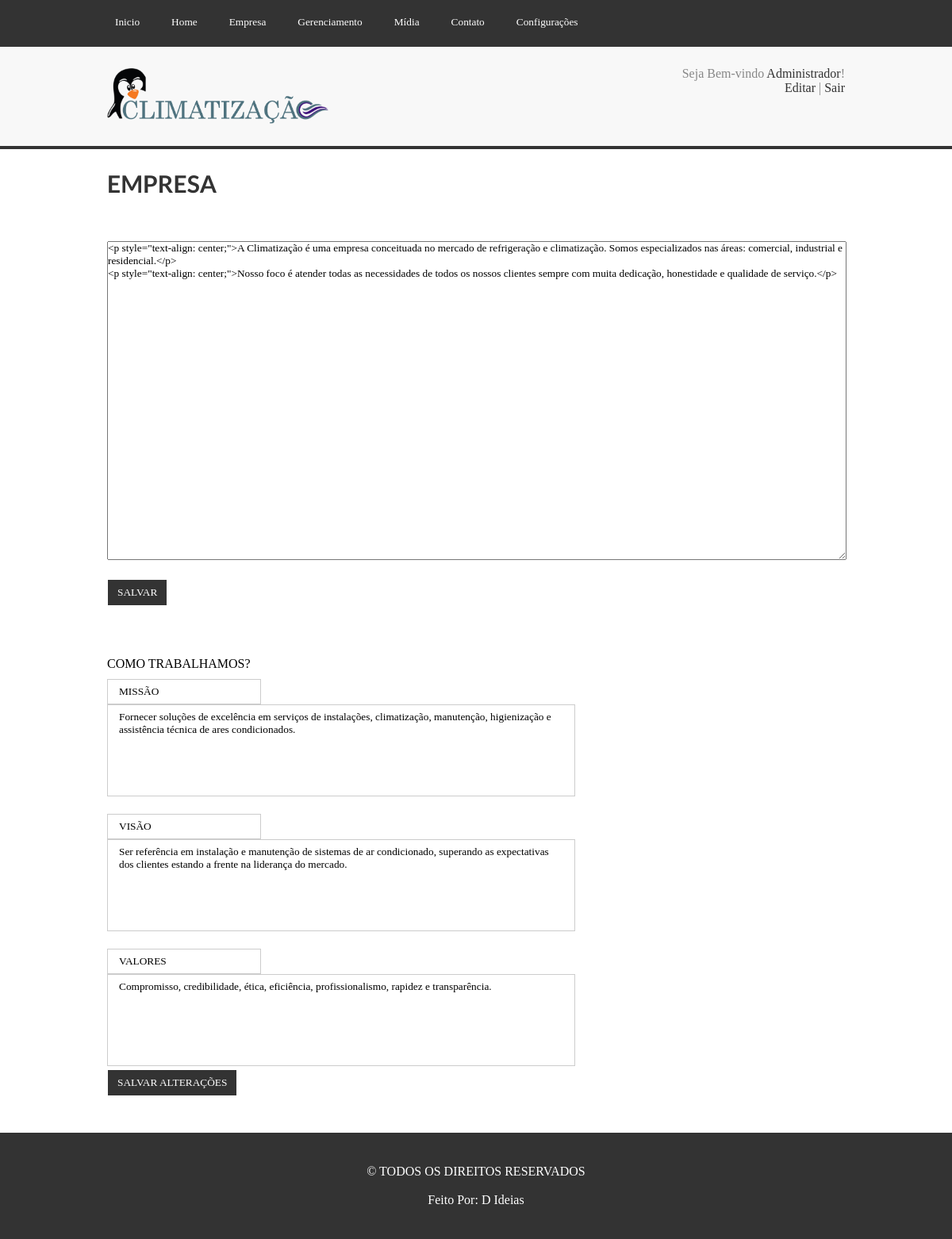
/cms/empresa.php?m=1 (signed in), run on the app's committed database.
### tables this page shows
CREATE TABLE `usuarios` (
  `id_us` int(11) NOT NULL,
  `nome_us` varchar(60) NOT NULL,
  `usuario_us` varchar(32) NOT NULL,
  `email_us` varchar(80) NOT NULL,
  `senha_us` char(40) NOT NULL
);

CREATE TABLE `textos` (
  `pagina` varchar(40) NOT NULL,
  `nome` varchar(40) NOT NULL,
  `conteudo` mediumtext NOT NULL,
  `titulo` varchar(120) NOT NULL DEFAULT 'Sem Titulo'
);

### cms/php/class/usuario.class.php (called while the page is built, shortened)
<?php
	class Usuario
	{
		function CarregarDados($conn, $id){
			$select = mysqli_query($conn, "SELECT * FROM usuarios WHERE id_us=$id");
			if(mysqli_num_rows($select)==1){
				$dados = mysqli_fetch_assoc($select);
				$this->nome = $dados['nome_us'];
			}else{
				return false;
			}
		}
	}
?>

### cms/php/class/textos.class.php (called while the page is built, shortened)
<?php
	class Texto
	{
		public function CarregarConteudo($conn, $pagina, $nome){
			$Select = mysqli_query($conn, "SELECT * FROM textos WHERE pagina='$pagina' AND nome='$nome'");
			$dados = mysqli_fetch_object($Select);
			$this->Conteudo = $dados->conteudo;
			$this->Titulo = $dados->titulo;
		}
	}
?>

### cms/includes/empresa.php (the view, shortened to what this page needs)
<section class="Centro CentroConteudo">
		<h2 class="TituloPagina">Empresa</h2>
		<form name="empresa" method="post" onsubmit="return SalvarTexto(this)">
			<div class="Linha">
			</div>
			<div class="Linha">
				<textarea name="empresa" class="tiny"><?php echo str_replace('&#39;', "'", str_replace('&#34;', '"', $Conteudo->Conteudo));?></textarea>
			</div>
			<div class="Linha">
				<input type="submit" value="Salvar" class="Btn"/><br/>
				<p class="Resp">&nbsp;</p>
			</div>
		</form>
		<br/><br/>
		<form name="politica" method="post" enctype="multipart/form-data" onsubmit="return Politica(this)">
			COMO TRABALHAMOS?
			<div class="Linha">
				<input type="text" name="titmissao" class="Campo" value="<?php echo $Missao->Titulo;?>" placeholder="Titulo Missão:"/><br/>
				<textarea name="txtmissao" class="Campo textarea" placeholder="Texto Missão:"><?php echo $Missao->Conteudo;?></textarea><br/><br/>
				<input type="text" name="titvisao" class="Campo" value="<?php echo $Visao->Titulo;?>" placeholder="Titulo Visão:"/><br/>
				<textarea name="txtvisao" class="Campo textarea" placeholder="Textos Visão:"><?php echo $Visao->Conteudo;?></textarea><br/><br/>
				<input type="text" name="titvalores" class="Campo" value="<?php echo $Valores->Titulo;?>" placeholder="Titulo Valores:"/><br/>
				<textarea name="txtvalores" class="Campo textarea" placeholder="Texto Valores:"><?php echo $Valores->Conteudo;?></textarea><br/>
				<input type="submit" value="Salvar Alterações" class="Btn"/><br/><br/>
				<p class="Resp2">&nbsp;</p>
			</div>
		</form>
</section>

### cms/includes/topo.php (shortened to what this page needs)
<?php
	include_once('php/class/usuario.class.php');
	$Usuario = new Usuario;
	$Usuario->CarregarDados($conn, $_SESSION['id']);
?>
		<nav>
			<section class="Centro">
				<ul class="ListaMenu">
					<li>
						<a href="index.php">
							<button class="BtnMenu">Inicio</button>
						</a>
					</li>
					<li>
						<a href="#"><button class="BtnMenu">Home</button></a>
					</li>
					<li>
						<a href="empresa.php?m=1"><button class="BtnMenu">Empresa</button></a>
					</li>
					<li>
						<a href="#"><button class="BtnMenu">Gerenciamento</button></a>
					</li>
					<li>
						<a href="#"><button class="BtnMenu">Mídia</button></a>
					</li>
					<li>
						<a href="contato.php?m=1"><button class="BtnMenu">Contato</button></a>
					</li>
					<li>
						<a href="#"><button class="BtnMenu">Configurações</button></a>
					</li>
				</ul>
				<div class="esp"></div>
			</section>
		</nav>
		<header>
			<section class="Centro">
				<a href="../index.php">
					<img src="../imagens/logo1.png" alt="" class="Logo"/>
				</a>
				<div class="TopoSair">
					Seja Bem-vindo <a href="config.php?m=3"><?php echo $Usuario->nome;?></a>!<br/>
					<a href="config.php?m=3">Editar</a> | <a href="php/sair.php">Sair</a>
				</div>
				<div class="esp"></div>
			</section>
		</header>

### cms/css/style.css (style rules this page uses)
* { padding: 0; margin: 0; font-family: "Century Gothic"; outline: none; }
.esp { width: 100%; height: 1px; clear: both; }
header { width: 100%; height: auto; padding: 25px 0; background: #f8f8f8; border-top: 2px solid #333; border-bottom: 4px solid #333; }
.Centro { width: 930px; height: auto; margin: auto; position: relative; }
.Logo { width: auto; max-width: 30%; float: left; height: auto; max-height: 130px; }
.TopoSair { width: 30%; height: auto; float: right; text-align: right; font-size: 16px; color: #888; }
.TopoSair a { font-size: 16px; color: #333; text-decoration: none; }
nav { background: #333; width: 100%; height: auto; }
.ListaMenu { list-style: none; }
.ListaMenu li { float: left; margin-right: 20px; text-align: left; position: relative; }
.ListaMenu li a { text-decoration: none; color: #fff; }
.BtnMenu { padding: 20px 10px; border: 0; background: #333; color: #fff; cursor: pointer; transition: 0.5s; }
.CentroConteudo { min-height: 400px; }
.TituloPagina { font-family: LatoBold; font-weight: 100; color: #333; text-transform: uppercase; padding: 25px 0; font-size: 30px; }
.Linha { width: 100%; height: auto; padding: 10px 0; }
.tiny { width: 100%; height: 400px; }
.Campo { padding: 7px 14px; border: 1px solid #ccc; outline: none; transition:0.5s; }
.Btn { padding: 8px 12px; text-transform: uppercase; color: #fff; background: #333; border: 1px solid #fff; transition: 0.5s; cursor: pointer; }
.textarea { resize: none; width: 560px; height: 100px; }

### data on the page
usuarios: nome_us "Administrador"
textos: empresa "<p style=\"text-align: center;\">A Climatização é uma empresa conceituada no mercado de refrigeração e climatização. Somos especializados nas áreas: comercial, industrial e residencial.</p> <p style=\"text-align: center;\">Nosso foco é atender todas as necessidades de todos os nossos clientes sempre com muita dedicação, honestidade e qualidade de serviço.</p>"
textos: titmissao "MISSÃO", txtmissao "Fornecer soluções de excelência em serviços de instalações, climatização, manutenção, higienização e assistência técnica de ares condicionados."
textos: titvisao "VISÃO", txtvisao "Ser referência em instalação e manutenção de sistemas de ar condicionado, superando as expectativas dos clientes estando a frente na liderança do mercado."
textos: titvalores "VALORES", txtvalores "Compromisso, credibilidade, ética, eficiência, profissionalismo, rapidez e transparência."
